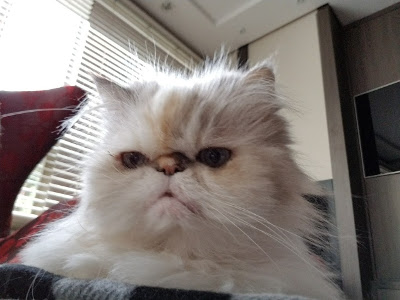
#> input picture images/lili.jpg, 400 x 300 px
$ jupyter execute '07 - Operações lógicas e aritméticas em Imagens.ipynb'   (shell and % lines are left out)
#> lines starting #> are read from the running program, lines starting #| are printed output that depends on the picture; after the words box and inside, x2 and y2 are one past the last pixel; in counts of white or black regions, pixels touching at a corner belong together
[cell 1]
#para mostrar imagens aqui no jupyter notebook

import numpy as np
import cv2
import matplotlib.pyplot as plt

## Lendo Imagens

[cell 2]
img1 = cv2.cvtColor(cv2.imread("./images/lili.jpg"), cv2.COLOR_BGR2RGB)
img2 = cv2.cvtColor(cv2.imread("./images/coracao.png"), cv2.COLOR_BGR2RGB)
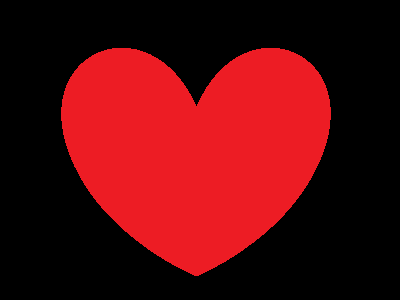
#> input picture images/coracao.png, 400 x 300 px

plt.subplot(1,2,1)
plt.imshow(img1)

plt.subplot(1,2,2)
plt.imshow(img2)

plt.show()

# Adição de Imagens

[cell 3]
soma = cv2.add(img1,img2)
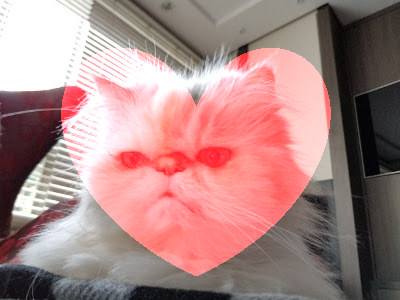
#> soma: shape (300, 400, 3); mean R, G, B 169.7, 133.5, 132.1
somaNP = img1+img2
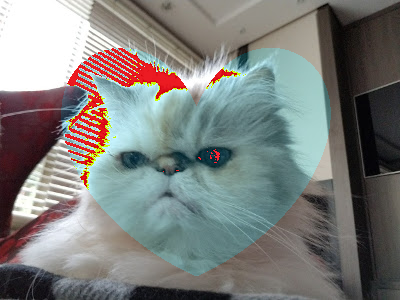
#> somaNP: shape (300, 400, 3); mean R, G, B 125, 126.7, 124

print("img 1:\n", img1[150:151,200:203])
#| img 1:
#|  [[[50 34 35]
#|   [41 25 26]
#|   [33 19 19]]]
print("img 2:\n", img2[150:151,200:203])
#| img 2:
#|  [[[237  28  36]
#|   [237  28  36]
#|   [237  28  36]]]
print("opencv Add:\n", soma[150:151,200:203])
#| opencv Add:
#|  [[[255  62  71]
#|   [255  53  62]
#|   [255  47  55]]]
print("numpy Sum:\n", somaNP[150:151,200:203] )
#| numpy Sum:
#|  [[[31 62 71]
#|   [22 53 62]
#|   [14 47 55]]]

[cell 4]
plt.subplot(1,2,1)
plt.imshow(soma)

plt.subplot(1,2,2)
plt.imshow(somaNP)

plt.show()

# Subtração

[cell 5]
subtracao = cv2.subtract(img1, img2)
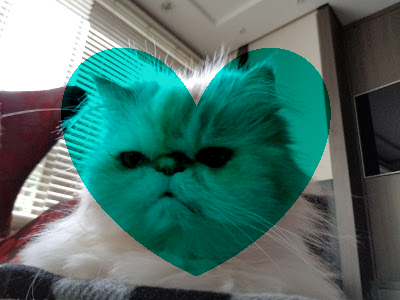
#> subtracao: shape (300, 400, 3); mean R, G, B 76.8, 113.7, 106.7
subtracao2 = cv2.subtract(img2, img1)
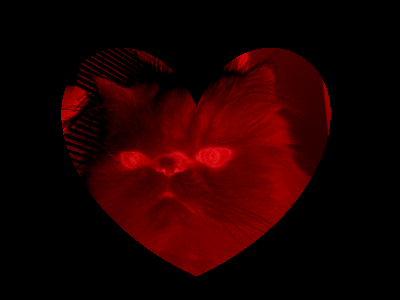
#> subtracao2: shape (300, 400, 3); mean R, G, B 31.6, 0.1, 0.1

plt.subplot(1,2,1)
plt.imshow(subtracao)

plt.subplot(1,2,2)
plt.imshow(subtracao2)

plt.show()

# Image Blending (Misturado)

[cell 6]
imgBlend1 = cv2.addWeighted(img1, 0.4, img2, 0.6, 0)
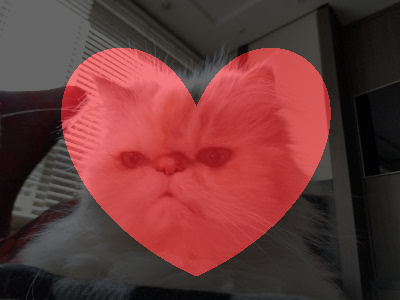
#> imgBlend1: shape (300, 400, 3); mean R, G, B 104.7, 55.7, 55.8
imgBlend2 = cv2.addWeighted(img1, 0.8, img2, 0.2, 0)
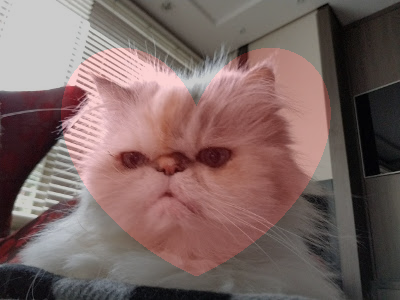
#> imgBlend2: shape (300, 400, 3); mean R, G, B 122.8, 101.1, 98.4

plt.subplot(1,2,1)
plt.imshow(imgBlend1)

plt.subplot(1,2,2)
plt.imshow(imgBlend2)

plt.show()

# Novas Imagens

[cell 7]
imgCoracao = np.copy(img2)
imgCoracao[imgCoracao > 1] = 255
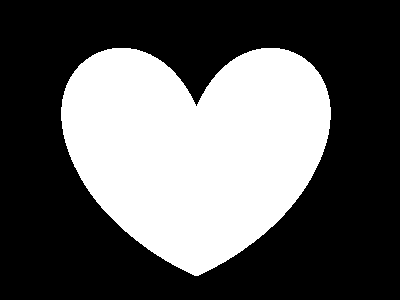
#> imgCoracao: shape (300, 400, 3); 36.5% white; 1 white region, box (x1, y1, x2, y2) and area: (61, 48, 331, 276) 43850

plt.subplot(1,2,1)
plt.imshow(imgCoracao)

imgRetangulo = np.copy(img2)
imgRetangulo[:] = 0
#> imgRetangulo: shape (300, 400, 3); every value is 0
imgRetangulo[150:250, 150:350] = 255
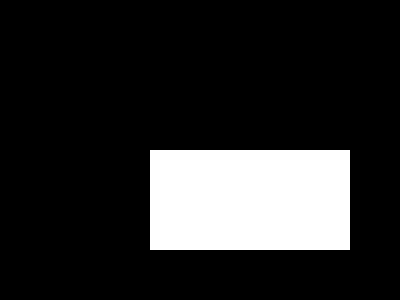
#> imgRetangulo: shape (300, 400, 3); 16.7% white; 1 white region, box (x1, y1, x2, y2) and area: (150, 150, 350, 250) 20000

plt.subplot(1,2,2)
plt.imshow(imgRetangulo)

plt.show()

# AND, OR, XOR, NOT

[cell 8]
plt.subplot(2,3,1)
plt.title("AND")
plt.imshow(cv2.bitwise_and(imgCoracao,imgRetangulo))

plt.subplot(2,3,2)
plt.title("OR")
plt.imshow(cv2.bitwise_or(imgCoracao,imgRetangulo))

plt.subplot(2,3,3)
plt.title("XOR")
plt.imshow(cv2.bitwise_xor(imgCoracao, imgRetangulo))

plt.subplot(2,3,4)
plt.title("NOT Coracao")
plt.imshow(cv2.bitwise_not(imgCoracao))

plt.subplot(2,3,5)
plt.title("NOT Retangulo")
plt.imshow(cv2.bitwise_not(imgRetangulo))


plt.subplot(2,3,6)
plt.title("(NOT) AND")
plt.imshow(cv2.bitwise_and(cv2.bitwise_not(imgCoracao),imgRetangulo))

plt.subplots_adjust(hspace=.5)

plt.show()
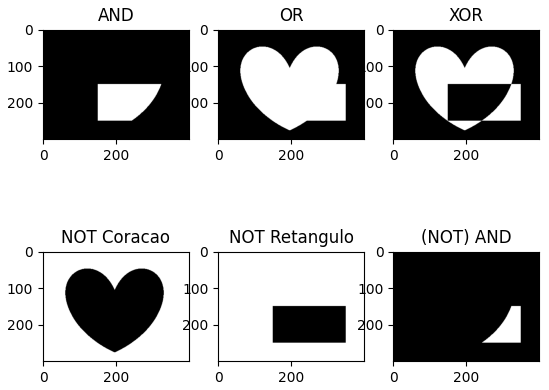
#> figure drawn by matplotlib, 6 panels
